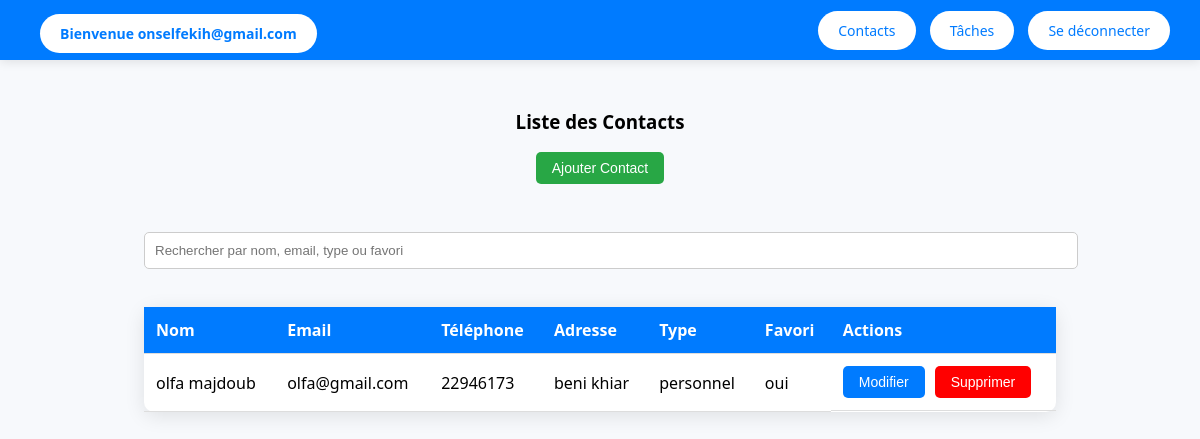
The app's page /contacts (signed in), older data.
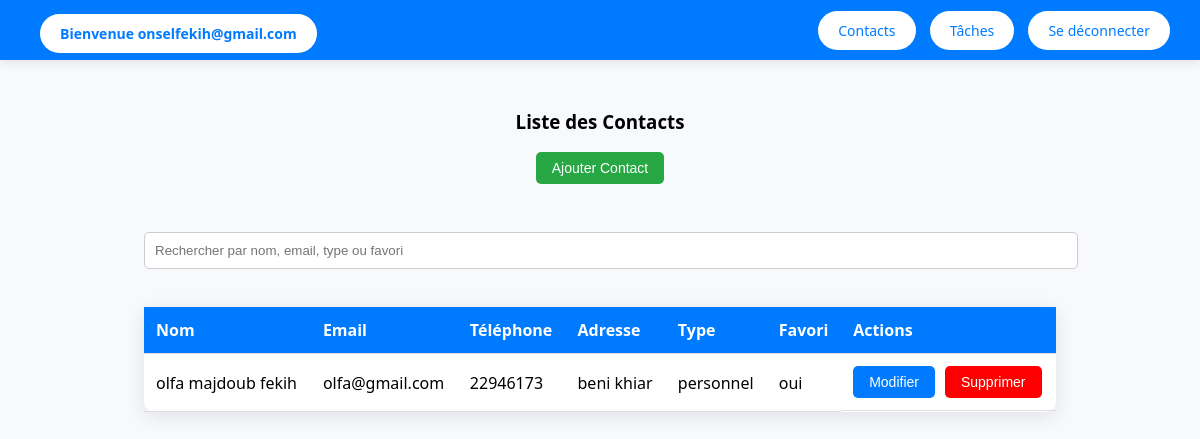
The same page, newer data.
### tables this page shows
CREATE TABLE contacts (
    idContact INTEGER PRIMARY KEY AUTOINCREMENT,
    nom TEXT NOT NULL,
    telephone TEXT NOT NULL ,
    email TEXT ,
    adresse TEXT,
    type TEXT CHECK(type IN ('professionnel', 'personnel')),
    favori BOOLEAN DEFAULT 0,
    idUtilisateur INTEGER,
    FOREIGN KEY (idUtilisateur) REFERENCES utilisateurs(idUtilisateur)
);

### app.py (the view)
@app.route("/contacts")
def contacts():
    if "utilisateur_id" not in session:
        return redirect("/login")
    utilisateur_id = session["utilisateur_id"]
    conn = get_db_connection()
    contacts = conn.execute(
        "SELECT * FROM contacts WHERE idUtilisateur = ?",
        (utilisateur_id,)
    ).fetchall()
    nb_personnels = conn.execute(
        "SELECT COUNT(*) FROM contacts WHERE idUtilisateur = ? AND type = 'personnel'",
        (utilisateur_id,)
    ).fetchone()[0]
    nb_professionnels = conn.execute(
        "SELECT COUNT(*) FROM contacts WHERE idUtilisateur = ? AND type = 'professionnel'",
        (utilisateur_id,)
    ).fetchone()[0]
    conn.close()
    return render_template(
        "contacts.html",
        email=session["email"],
        contacts=contacts,
        nb_contacts_personnels=nb_personnels,
        nb_contacts_professionnels=nb_professionnels,
        nb_contacts_total=nb_personnels + nb_professionnels
    )

### app.py (called while the page is built)
def get_db_connection():
    conn = sqlite3.connect("carnet_contactsN.db")
    conn.row_factory = sqlite3.Row
    return conn

### templates/contacts.html (shortened to what this page needs)
<!DOCTYPE html>
<html lang="fr">
<head>
</head>
<body>
    <div class="navbar">
        <h2><a href="/dashboard">Bienvenue {{ email }}</a></h2>
        <div>
            <a href="/contacts">Contacts</a>
            <a href="/taches">Tâches</a>
            <a href="/logout">Se déconnecter</a>
        </div>
    </div>
    <div class="main-content">
        <h3>Liste des Contacts</h3>
        <button class="btn add-contact-btn" id="addContactBtn">Ajouter Contact</button>
<div style="margin-top: 20px; width: 80%;">
    <input type="text" id="searchInput" placeholder="Rechercher par nom, email, type ou favori" style="width: 100%; padding: 10px; border-radius: 5px; border: 1px solid #ccc;">
</div>
        <table>
            <thead>
                <tr>
                    <th>Nom</th>
                    <th>Email</th>
                    <th>Téléphone</th>
                    <th>Adresse</th>
                    <th>Type</th>
                    <th>Favori</th>
                    <th>Actions</th>
                </tr>
            </thead>
            <tbody>
                {% for contact in contacts %}
                    <tr>
                        <td>{{ contact.nom }}</td>
                        <td>{{ contact.email }}</td>
                        <td>{{ contact.telephone }}</td>
                        <td>{{ contact.adresse }}</td>
                        <td>{{ contact.type }}</td>
                        <td>{{ contact.favori }}</td>
                        <td class="action-buttons">
                            <button class="btn" onclick="ouvrirFormulaireModification('{{ contact.idContact }}', '{{ contact.nom }}', '{{ contact.email }}', '{{ contact.telephone }}', '{{ contact.adresse }}', '{{ contact.type }}', '{{ contact.favori }}')">Modifier</button>
                          <button class="btn btn-danger" onclick="confirmerSuppression('{{ contact.idContact }}', '{{ contact.nom }}')">Supprimer</button>
                        </td>
                    </tr>
                {% endfor %}
            </tbody>
        </table>
    </div>
</body>
</html>

### templates/contacts.html (style rules this page uses)
body { margin: 0; font-family: 'Segoe UI', Tahoma, Geneva, Verdana, sans-serif; background-color: #f7f9fc; display: flex; height: 100vh; flex-direction: column; }
a { text-decoration: none; }
.navbar { background-color: #007bff; color: white; padding: 15px 30px; display: flex; justify-content: space-between; align-items: center; box-shadow: 0 2px 10px rgba(0, 0, 0, 0.1); }
.navbar h2 { margin: 0; font-size: 22px; }
.navbar a { background-color: #ffffff; color: #007bff; padding: 10px 20px; border-radius: 25px; transition: background-color 0.3s ease; font-size: 14px; margin-left: 10px; }
.main-content { padding: 30px; flex-grow: 1; display: flex; flex-direction: column; align-items: center; }
table { width: 80%; border-collapse: collapse; margin-top: 30px; background-color: white; border-radius: 10px; box-shadow: 0 4px 20px rgba(0, 0, 0, 0.1); }
th, td { padding: 12px; text-align: left; border-bottom: 1px solid #ddd; }
th { background-color: #007bff; color: white; }
.action-buttons { display: flex; gap: 10px; }
.btn { background-color: #007bff; color: white; padding: 8px 16px; border-radius: 5px; text-align: center; cursor: pointer; font-size: 14px; border: none; transition: background-color 0.3s ease; }
.btn.btn-danger { background-color: red; }
.add-contact-btn { background-color: #28a745; margin-bottom: 20px; }
input[type="text"], input[type="email"], input[type="tel"] { width: 100%; padding: 12px; margin: 8px 0; border-radius: 5px; border: 1px solid #ddd; }

Row changes from the older to the newer data that the page shows:
changed contacts "olfa@gmail.com": nom "olfa majdoub" → "olfa majdoub fekih"
